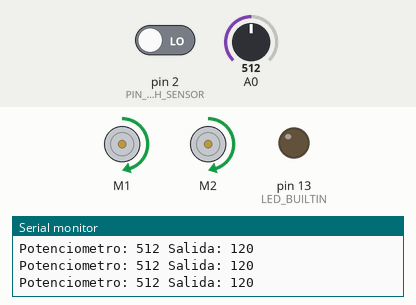
A sketch run on a simulated Arduino Uno, built with avr-gcc and run on an emulated ATmega328P. Parts: 2 × DC motor (green arrow = forward, orange = backward, longer = faster), output pins drawn as LEDs (lit = HIGH), the last lines printed to the serial monitor. The inputs (shaded band) are chosen by the test bench; at power-on: A0 = 512, pin 2 (PIN_TRASH_SENSOR) LOW.

Above: at 1.2 s.
1.3 s: A0 set to 716
At 2.9 s:
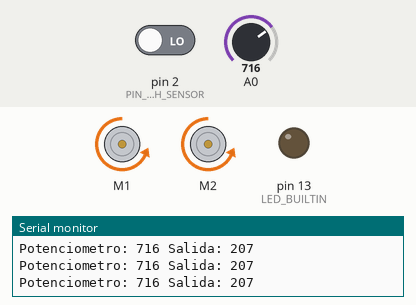
3.8 s: pin 2 (PIN_TRASH_SENSOR) driven HIGH
At 4.6 s:
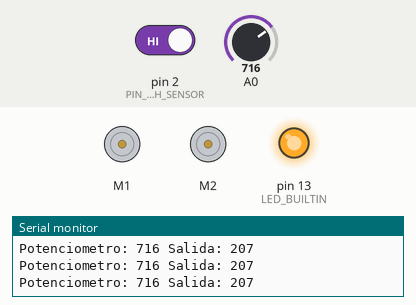
5.3 s: pin 2 (PIN_TRASH_SENSOR) driven LOW
At 7.2 s:
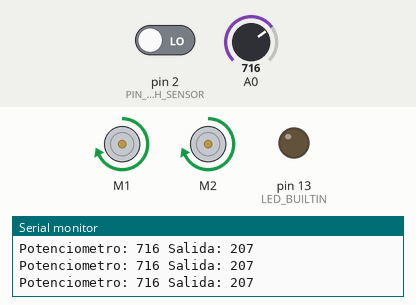
7.4 s: A0 set to 511
At 9.8 s:
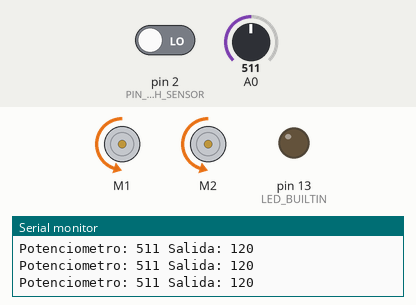
10.2 s: A0 set to 306
Timing chart, 0 to 36.7 s (numbered marks = the images above; inputs shaded):
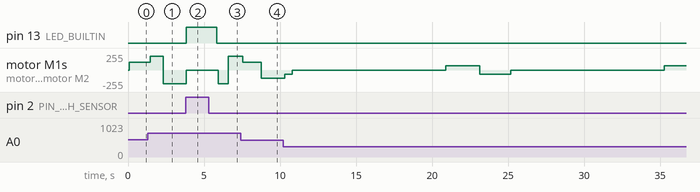

The sketch:

Vacuum.ino
```cpp
#include "Vacuum.h"
#include <AFMotor.h>

Vacuum vacuum;
bool isDirty;
int trips, lastCleanTrip;

void setup()
{
  Serial.begin(115200);
}

void loop()
{
  lastCleanTrip = 0;

  do
  {
    isDirty = vacuum.senseTrash();

    if (isDirty)
    {
      vacuum.cleanTrash();
      lastCleanTrip = trips + 1;
    }
    else
    {
      vacuum.move();
    }

    trips = vacuum.getTrips();
  } while (trips - lastCleanTrip < 2);

  vacuum.reset();
}
```

Vacuum.cpp
```cpp
#include "Vacuum.h"
#include <Arduino.h>
#include <Fuzzy.h>
#include <FuzzyComposition.h>
#include <FuzzyInput.h>
#include <FuzzyIO.h>
#include <FuzzyOutput.h>
#include <FuzzyRule.h>
#include <FuzzyRuleAntecedent.h>
#include <FuzzyRuleConsequent.h>
#include <FuzzySet.h>

#define LEFT false
#define RIGHT true

#define PIN_TRASH_SENSOR 2

#define IDLE_DELAY 10000
#define CLEAN_TIME 2000
#define MAX_MOVE_TIME 2000

Vacuum::Vacuum() : _left_motor(1), _right_motor(2)
{
  pinMode(PIN_TRASH_SENSOR, INPUT);
  pinMode(LED_BUILTIN, OUTPUT);

  _direction = FORWARD;

  _start_time = 0;
  _run_time = 0;
  _trips = 0;

  _fuzzy = new Fuzzy();

  FuzzyInput *pot = new FuzzyInput(1);

  FuzzySet *baja = new FuzzySet(0, 80, 240, 320);
  pot->addFuzzySet(baja);

  FuzzySet *mediabaja = new FuzzySet(240, 320, 320, 400);
  pot->addFuzzySet(mediabaja);

  FuzzySet *media = new FuzzySet(320, 400, 560, 640);
  pot->addFuzzySet(media);

  FuzzySet *mediaalta = new FuzzySet(560, 640, 640, 720);
  pot->addFuzzySet(mediaalta);

  FuzzySet *alta = new FuzzySet(640, 720, 960, 1023);
  pot->addFuzzySet(alta);

  _fuzzy->addFuzzyInput(pot);

  FuzzyOutput *velocidad = new FuzzyOutput(1);

  FuzzySet *lento = new FuzzySet(0, 20, 60, 80);
  velocidad->addFuzzySet(lento);

  FuzzySet *mediolento = new FuzzySet(60, 80, 80, 100);
  velocidad->addFuzzySet(mediolento);

  FuzzySet *medio = new FuzzySet(80, 100, 140, 160);
  velocidad->addFuzzySet(medio);

  FuzzySet *medioveloz = new FuzzySet(140, 160, 160, 180);
  velocidad->addFuzzySet(medioveloz);

  FuzzySet *veloz = new FuzzySet(160, 180, 240, 255);
  velocidad->addFuzzySet(veloz);

  _fuzzy->addFuzzyOutput(velocidad);

  // IF pot = baja THEN velocidad = lento
  FuzzyRuleAntecedent *ifPotBaja = new FuzzyRuleAntecedent();
  ifPotBaja->joinSingle(baja);
  FuzzyRuleConsequent *thenVelocidadLento = new FuzzyRuleConsequent();
  thenVelocidadLento->addOutput(lento);
  FuzzyRule *Regla01 = new FuzzyRule(1, ifPotBaja, thenVelocidadLento);

  _fuzzy->addFuzzyRule(Regla01);

  // IF pot = mediabaja THEN velocidad = mediolento
  FuzzyRuleAntecedent *ifPotMediaBaja = new FuzzyRuleAntecedent();
  ifPotMediaBaja->joinSingle(mediabaja);
  FuzzyRuleConsequent *thenVelocidadMedioLento = new FuzzyRuleConsequent();
  thenVelocidadMedioLento->addOutput(mediolento);
  FuzzyRule *Regla02 = new FuzzyRule(1, ifPotMediaBaja, thenVelocidadMedioLento);

  _fuzzy->addFuzzyRule(Regla02);

  // IF pot = media THEN velocidad = medio
  FuzzyRuleAntecedent *ifPotMedia = new FuzzyRuleAntecedent();
  ifPotMedia->joinSingle(media);
  FuzzyRuleConsequent *thenVelocidadMedio = new FuzzyRuleConsequent();
  thenVelocidadMedio->addOutput(medio);
  FuzzyRule *Regla03 = new FuzzyRule(1, ifPotMedia, thenVelocidadMedio);

  _fuzzy->addFuzzyRule(Regla03);

  // IF pot = mediaalta THEN velocidad = medioveloz
  FuzzyRuleAntecedent *ifPotMediaAlta = new FuzzyRuleAntecedent();
  ifPotMediaAlta->joinSingle(mediaalta);
  FuzzyRuleConsequent *thenVelocidadMedioVeloz = new FuzzyRuleConsequent();
  thenVelocidadMedioVeloz->addOutput(medioveloz);
  FuzzyRule *Regla04 = new FuzzyRule(1, ifPotMediaAlta, thenVelocidadMedioVeloz);

  _fuzzy->addFuzzyRule(Regla04);

  // IF pot = alta THEN velocidad = veloz
  FuzzyRuleAntecedent *ifPotAlta = new FuzzyRuleAntecedent();
  ifPotAlta->joinSingle(alta);
  FuzzyRuleConsequent *thenVelocidadVeloz = new FuzzyRuleConsequent();
  thenVelocidadVeloz->addOutput(veloz);
  FuzzyRule *Regla05 = new FuzzyRule(1, ifPotAlta, thenVelocidadVeloz);

  _fuzzy->addFuzzyRule(Regla05);
}

void Vacuum::_startEngine(bool side)
{
  side ? _right_motor.run(_direction) : _left_motor.run(_direction);
}

void Vacuum::_stopEngine(bool side)
{
  side ? _right_motor.run(RELEASE) : _left_motor.run(RELEASE);
}

void Vacuum::_changeDirection()
{
  _direction = _direction == FORWARD ? BACKWARD : FORWARD;
  _trips++;
}

void Vacuum::move()
{
  unsigned long move_time = millis() - _start_time + _run_time;

  _readSpeed();

  _startEngine(LEFT);
  _startEngine(RIGHT);

  if (_start_time != 0 && move_time >= MAX_MOVE_TIME)
  {
    _changeDirection();
    _run_time = 0;
    _start_time = 0;
  }

  if (_start_time == 0)
    _start_time = millis();
}

void Vacuum::stop()
{
  _stopEngine(LEFT);
  _stopEngine(RIGHT);

  if (_start_time != 0)
  {
    _run_time = millis() - _start_time;
    _start_time = 0;
  }
}

void Vacuum::cleanTrash()
{
  stop();

  digitalWrite(LED_BUILTIN, HIGH);
  delay(CLEAN_TIME);
  digitalWrite(LED_BUILTIN, LOW);
}

bool Vacuum::senseTrash()
{
  return digitalRead(PIN_TRASH_SENSOR);
}

int Vacuum::getTrips()
{
  return _trips;
}

void Vacuum::reset()
{
  stop();

  _trips = 0;
  _run_time = 0;

  delay(IDLE_DELAY);
}

void Vacuum::_readSpeed()
{
  int readPot, output;

  // Lectura del potenciómetro
  readPot = analogRead(A0);

  // Se indica que la variable readPot representa la señal de entrada
  _fuzzy->setInput(1, readPot);

  // Se realiza la fuzzificación
  _fuzzy->fuzzify();

  // Se realiza la defuzzificación asignando su valor final a la variable output
  output = _fuzzy->defuzzify(1);

  // Se envía la señal de salida al motor
  _left_motor.setSpeed(output);
  _right_motor.setSpeed(output);

  Serial.print("Potenciometro: "); // Se imprime la lectura del POT, así
  Serial.print(readPot);           // como la velocidad enviada al motor.
  Serial.print(" Salida: ");
  Serial.println(output);
  delay(10);
}
```

Vacuum.h
```cpp
#ifndef Vacuum_h

#define Vacuum_h

#include <AFMotor.h>
#include <Fuzzy.h>

class Vacuum
{
private:
  AF_DCMotor _left_motor, _right_motor;
  Fuzzy *_fuzzy;
  int _direction, _trips;
  unsigned long _start_time, _run_time;
  unsigned long _last_clean;
  void _startEngine(bool);
  void _stopEngine(bool);
  void _changeDirection();
  void _readSpeed();

public:
  Vacuum();
  void move();
  void stop();
  void cleanTrash();
  bool senseTrash();
  int getTrips();
  void reset();
};

#endif
```

Measured:
- after the input at 1.3 s, motor M1, motor M2: forward 120/255 → forward 207/255 after 0.17 s, → backward 207/255 0.86 s later
- after the input at 3.8 s, pin 13 (LED_BUILTIN): LOW → HIGH after 0.05 s; motor M1, motor M2: backward 207/255 → stopped after 0.05 s instead of 0.62 s
- after the input at 5.3 s, pin 13 (LED_BUILTIN): HIGH → LOW after 0.55 s; motor M1, motor M2: stopped → backward 207/255 after 0.64 s, → forward 207/255 0.66 s later
- after the input at 7.4 s, motor M1, motor M2: forward 207/255 → forward 120/255 after 0.13 s, → backward 120/255 1.2 s later
